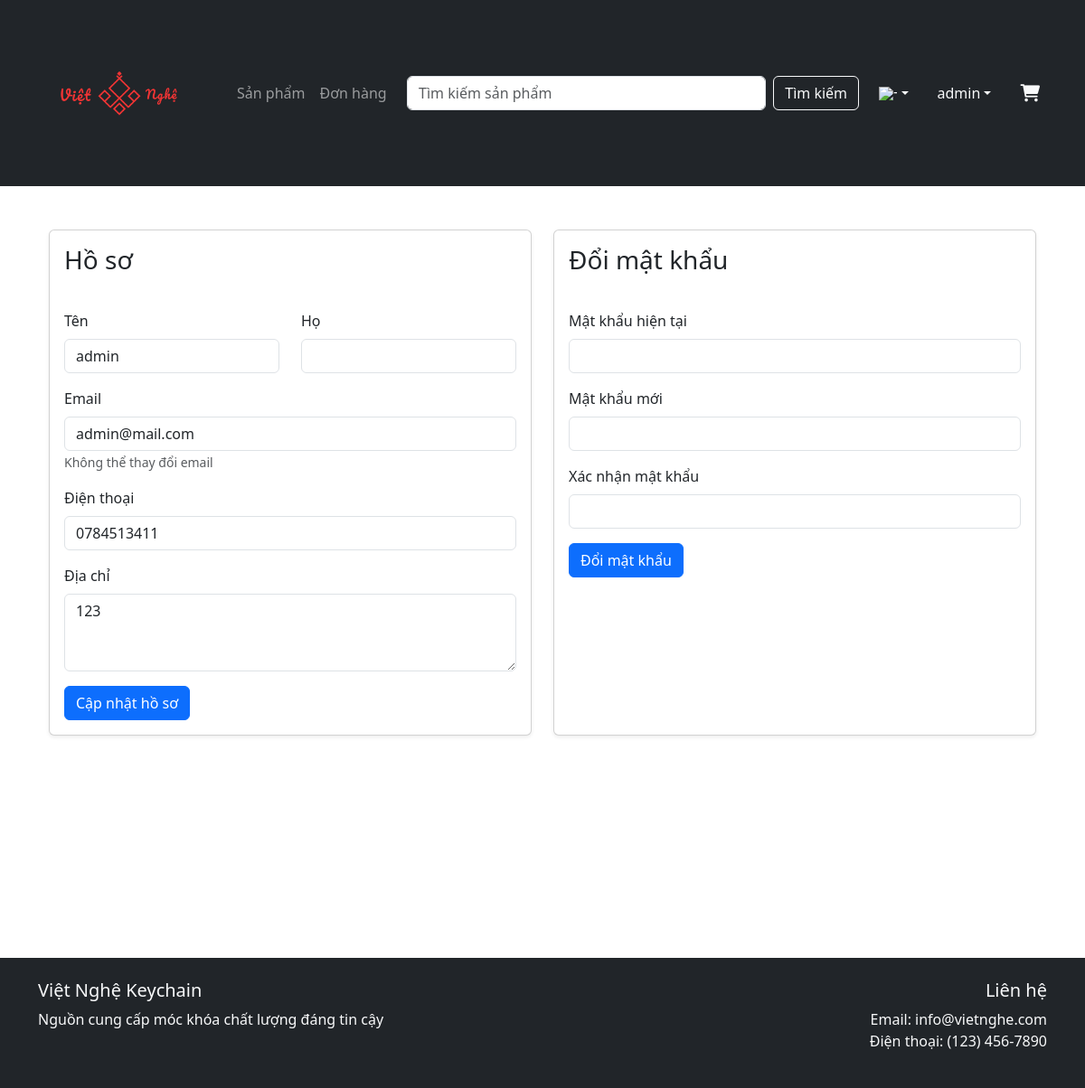
Screenshot of /profile (signed in) with the database file from the repository.
### tables this page shows
CREATE TABLE `users` (
  `user_id` int(11) NOT NULL,
  `username` varchar(50) NOT NULL,
  `email` varchar(100) NOT NULL,
  `password` varchar(100) NOT NULL,
  `role` enum('admin','staff','customer') DEFAULT 'customer',
  `first_name` varchar(50) DEFAULT NULL,
  `last_name` varchar(50) DEFAULT NULL,
  `phone` varchar(20) DEFAULT NULL,
  `address` varchar(200) DEFAULT NULL,
  `created_at` datetime DEFAULT current_timestamp(),
  `last_login` datetime DEFAULT NULL
);

### controllers/Controller.php (called while the page is built, shortened)
<?php
abstract class Controller {
    protected function render($view, $data = []) {
        extract($data);
        $viewPath = __DIR__ . "/../views/{$view}.php";
        require $viewPath;
        require __DIR__ . "/../views/layouts/main.php";
    }
    protected function getCurrentUserId() {
        return $_SESSION['user']['id'] ?? null;
    }
}

### controllers/AuthController.php (called while the page is built, shortened)
<?php
require_once __DIR__ . '/Controller.php';
class AuthController extends Controller {
    private $userModel;
    public function __construct() {
        $this->userModel = new User();
    }
    public function profile() {
        $userId = $this->getCurrentUserId();
        $user = $this->userModel->findById($userId);
        $this->render('auth/profile', ['user' => $user]);
    }
}

### config/helpers.php (called while the page is built, shortened)
<?php
function getCurrentLanguage() {
    return isset($_SESSION['language']) ? $_SESSION['language'] : 'vi';
}
function __($key) {
    $languages = require __DIR__ . '/languages.php';
    $currentLang = getCurrentLanguage();
    return $languages[$currentLang][$key] ?? $key;
}

### models/Model.php (called while the page is built, shortened)
<?php
class Model {
    protected $db;
    protected $table;
    protected $primaryKey = 'id';
    public function __construct() {
        global $db;
        $this->db = $db;
    }
    public function findById($id) {
        $sql = "SELECT * FROM {$this->table} WHERE {$this->primaryKey} = ?";
        $stmt = $this->db->prepare($sql);
        $stmt->bind_param("i", $id);
        $stmt->execute();
        $result = $stmt->get_result();
        if ($result && $result->num_rows > 0) {
            return $result->fetch_assoc();
        }
        return null;
    }
}

### views/auth/profile.php (the view, shortened to what this page needs)
<div class="container py-4" style="margin-bottom: 150px;">
    <div class="row justify-content-center">
        <div class="col-md-6">
            <div class="card shadow-sm h-100">
                <div class="card-body">
                    <h1 class="card-title h3 mb-4"><?= __('profile') ?></h1>
                    <form action="<?= $this->basePath ?>/profile/update" method="POST">
                        <div class="row mb-3">
                            <div class="col-md-6">
                                <label for="first_name" class="form-label"><?= __('first_name') ?></label>
                                <input type="text" class="form-control" id="first_name" name="first_name"
                                       value="<?= htmlspecialchars($user['first_name'] ?? '') ?>" required>
                            </div>
                            <div class="col-md-6">
                                <label for="last_name" class="form-label"><?= __('last_name') ?></label>
                                <input type="text" class="form-control" id="last_name" name="last_name"
                                       value="<?= htmlspecialchars($user['last_name'] ?? '') ?>" required>
                            </div>
                        </div>
                        <div class="mb-3">
                            <label for="email" class="form-label"><?= __('email') ?></label>
                            <input type="email" class="form-control" id="email"
                                   value="<?= htmlspecialchars($user['email'] ?? '') ?>" readonly>
                            <small class="text-muted"><?= __('email_cannot_change') ?></small>
                        </div>
                        <div class="mb-3">
                            <label for="phone" class="form-label"><?= __('phone') ?></label>
                            <input type="tel" class="form-control" id="phone" name="phone"
                                   value="<?= htmlspecialchars($user['phone'] ?? '') ?>">
                        </div>
                        <div class="mb-3">
                            <label for="address" class="form-label"><?= __('address') ?></label>
                            <textarea class="form-control" id="address" name="address" rows="3"><?= htmlspecialchars($user['address'] ?? '') ?></textarea>
                        </div>
                        <button type="submit" class="btn btn-primary"><?= __('update_profile') ?></button>
                    </form>
                </div>
            </div>
        </div>
        <div class="col-md-6">
            <div class="card shadow-sm h-100">
                <div class="card-body">
                    <h2 class="card-title h3 mb-4"><?= __('change_password') ?></h2>
                    <form action="<?= $this->basePath ?>/profile/password" method="POST">
                        <div class="mb-3">
                            <label for="current_password" class="form-label"><?= __('current_password') ?></label>
                            <input type="password" class="form-control" id="current_password" name="current_password" required>
                        </div>
                        <div class="mb-3">
                            <label for="new_password" class="form-label"><?= __('new_password') ?></label>
                            <input type="password" class="form-control" id="new_password" name="new_password" required>
                        </div>
                        <div class="mb-3">
                            <label for="confirm_password" class="form-label"><?= __('confirm_password') ?></label>
                            <input type="password" class="form-control" id="confirm_password" name="confirm_password" required>
                        </div>
                        <button type="submit" class="btn btn-primary"><?= __('change_password') ?></button>
                    </form>
                </div>
            </div>
        </div>
    </div>
</div>

### public/css/style.css (style rules this page uses)
html, body { height: 100%; margin: 0; }
body { display: flex; flex-direction: column; min-height: 100vh; }
.card { height: 100%; display: flex; flex-direction: column; }
.card-body { flex: 1; display: flex; flex-direction: column; }
.card-title { min-height: 3rem; overflow: hidden; text-overflow: ellipsis; display: -webkit-box; -webkit-line-clamp: 2; -webkit-box-orient: vertical; }
.btn { white-space: nowrap; min-width: max-content; }

### rows the page displays
users: first_name "admin", email "admin@mail.com", phone "0784513411", address "123"

### other values shown
__('products') "Sản phẩm"
__('orders') "Đơn hàng"
__('search_button') "Tìm kiếm"
$_SESSION['user']['first_name'] . ' ' . $_SESSION['user']['last_name'] "admin"
__('profile') "Hồ sơ"
__('first_name') "Tên"
__('last_name') "Họ"
__('email') "Email"
__('email_cannot_change') "Không thể thay đổi email"
__('phone') "Điện thoại"
__('address') "Địa chỉ"
__('update_profile') "Cập nhật hồ sơ"
__('change_password') "Đổi mật khẩu"
__('current_password') "Mật khẩu hiện tại"
__('new_password') "Mật khẩu mới"
